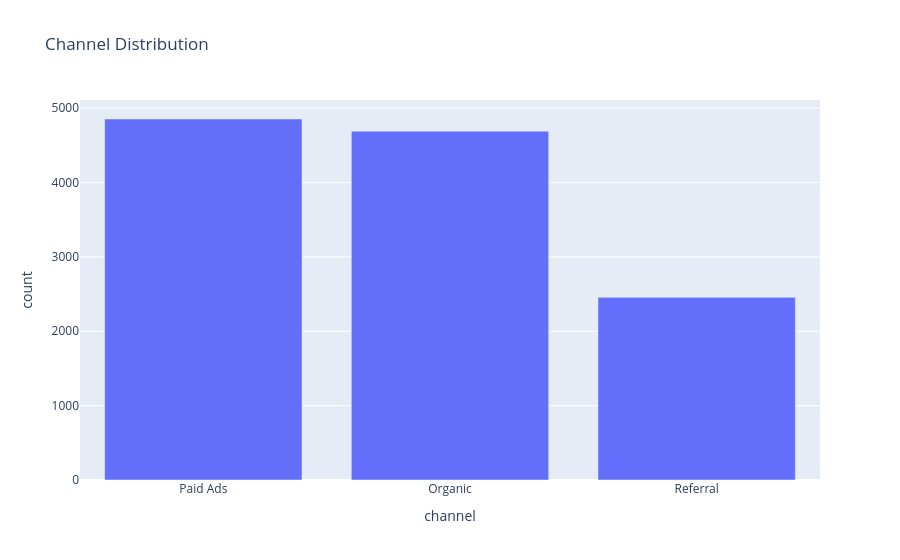

Notebook code cell kept with this figure:
### Code cell
#channel_distribution
channel_counts=df_cohort["channel"].value_counts().reset_index()
channel_counts.columns=["channel", "count"]

fig = px.bar(
    channel_counts,
    x="channel",
    y="count",
    title="Channel Distribution"
)

fig.show()

### Figure 1 — Plotly figure (JSON) as saved in the notebook; plotly's stock layout.template omitted (floating-point values rounded to 4 significant figures)
{"data": [{"hovertemplate": "channel=%{x}<br>count=%{y}<extra></extra>", "legendgroup": "", "marker": {"color": "#636efa", "pattern": {"shape": ""}}, "name": "", "orientation": "v", "showlegend": false, "textposition": "auto", "type": "bar", "x": ["Paid Ads", "Organic", "Referral"], "xaxis": "x", "y": [4854, 4690, 2456], "yaxis": "y"}], "layout": {"barmode": "relative", "legend": {"tracegroupgap": 0}, "title": {"text": "Channel Distribution"}, "xaxis": {"anchor": "y", "domain": [0, 1], "title": {"text": "channel"}}, "yaxis": {"anchor": "x", "domain": [0, 1], "title": {"text": "count"}}}}
